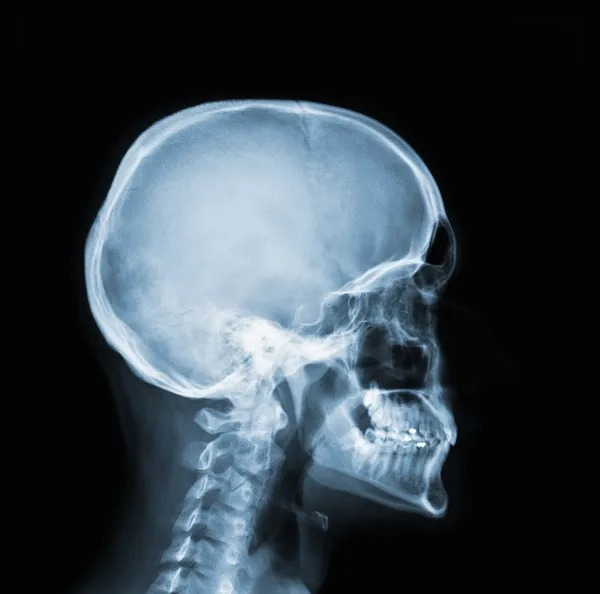
#> input picture tugas 1/F55121042-Rahmad A.R.Dg.Matutu/mad2.jpeg, 600 x 594 px
$ python main.py
#> lines starting #> are read from the running program, lines starting #| are printed output that depends on the picture
import cv2
import numpy as np
from matplotlib import pyplot as plt

img = cv2.imread('mad2.jpeg', 0)
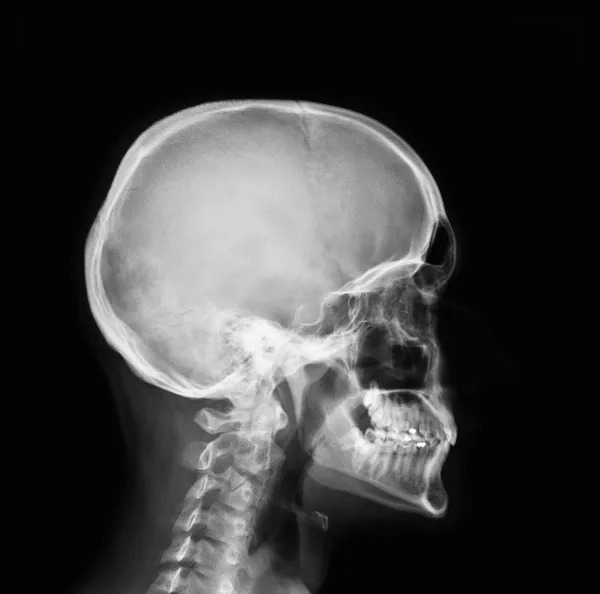
#> img: shape (594, 600); min 0, max 255, mean 60.9

diff_img = cv2.absdiff(cv2.GaussianBlur(img, (5, 5), 0), img)
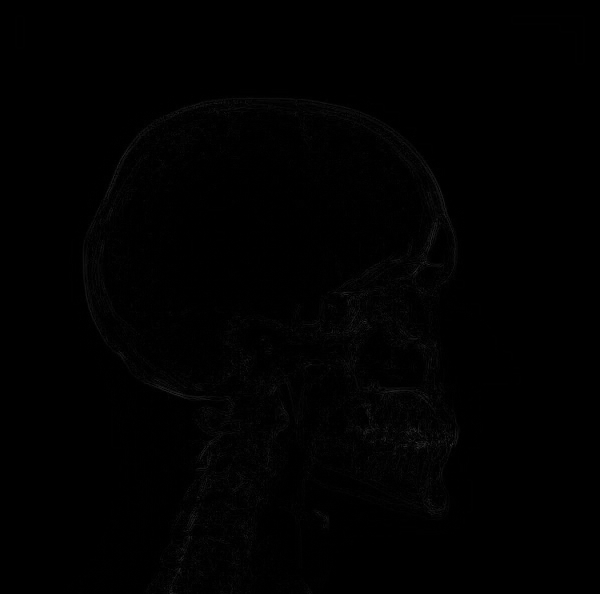
#> diff_img: shape (594, 600); min 0, max 55, mean 1
equalized_diff_img = cv2.equalizeHist(diff_img)
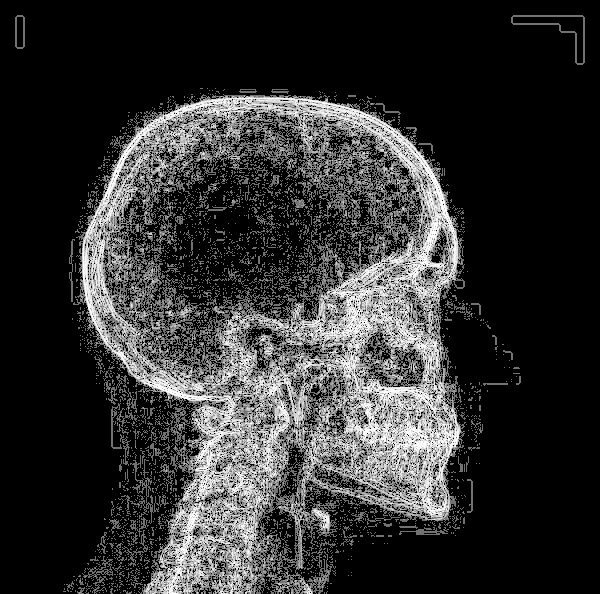
#> equalized_diff_img: shape (594, 600); min 0, max 255, mean 48.8
equalized_img = cv2.equalizeHist(img)
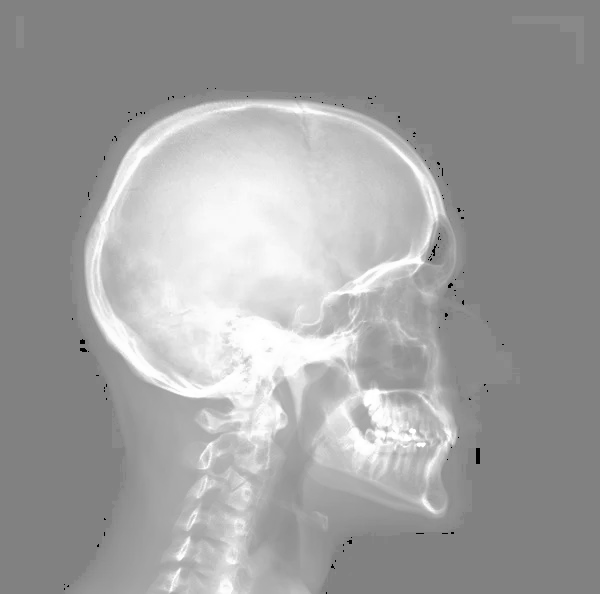
#> equalized_img: shape (594, 600); min 0, max 255, mean 160.2

cv2.imshow('Original Image', img)
cv2.imshow('Difference Image', diff_img)
cv2.imshow('Equalized Difference Image', equalized_diff_img)
cv2.imshow('Equalized Image', equalized_img)

cv2.waitKey(0)
cv2.destroyAllWindows()
